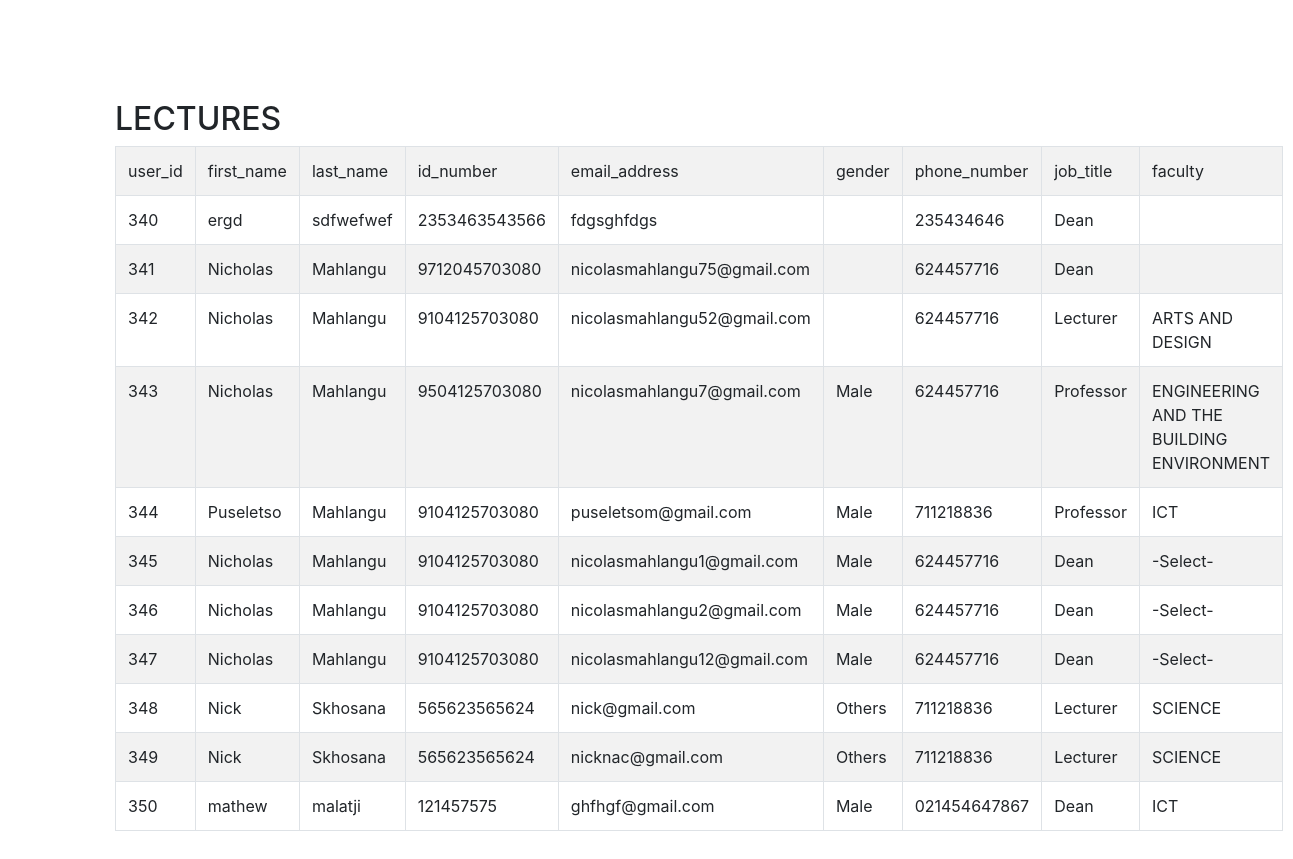
Before: /siya/viewL.php with the older database file.
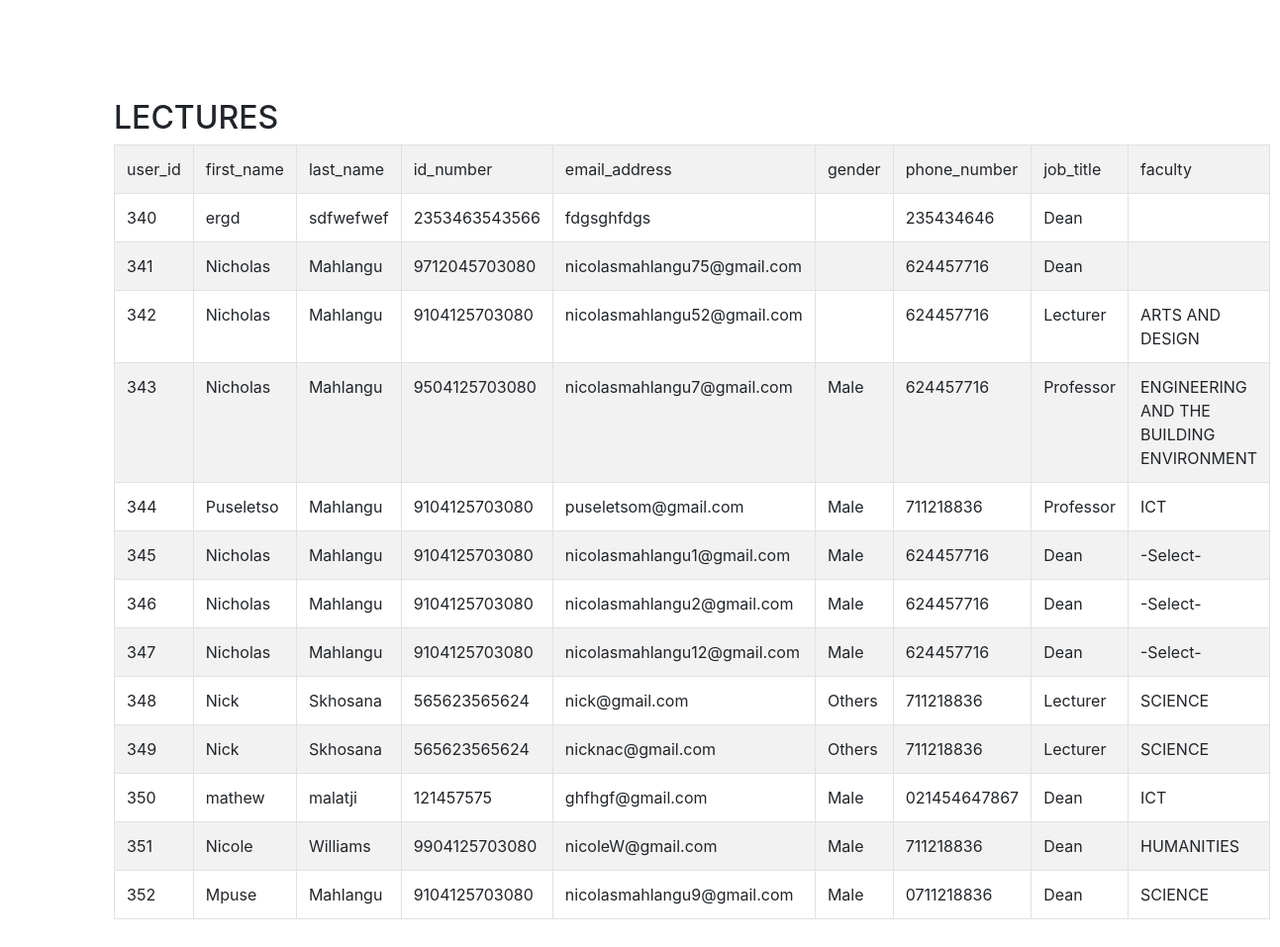
After: the same page with the newer database file.
### tables this page shows
CREATE TABLE `users` (
  `user_id` int(6) NOT NULL,
  `first_name` varchar(255) NOT NULL,
  `last_name` varchar(255) NOT NULL,
  `id_number` varchar(255) NOT NULL,
  `email_address` varchar(255) NOT NULL,
  `gender` varchar(255) NOT NULL,
  `phone_number` varchar(255) NOT NULL,
  `job_title` varchar(255) NOT NULL,
  `faculty` varchar(255) NOT NULL,
  `password` varchar(255) NOT NULL
);

### siya/viewL.php (the view, shortened to what this page needs)
<!DOCTYPE html>
<html lang="en">
<head>
<link rel="stylesheet" href="https://stackpath.bootstrapcdn.com/bootstrap/4.3.1/css/bootstrap.min.css">
</head>
<body>
    <div class="bs-example">
        <div class="container">
            <div class="row">
                <div class="col-md-12">
                    <div class="page-header clearfix">
                        <h2 class="pull-left">LECTURES</h2>
                    </div>
                    <?php
                    include_once 'connection.php';
                    $result = mysqli_query($conn,"SELECT * FROM users");
                    ?>
                    <?php
                    if (mysqli_num_rows($result) > 0) {
                    ?>
                      <table class='table table-bordered table-striped'>
                      <tr>
                        <td>user_id</td>
                        <td>first_name</td>
                        <td>last_name</td>
                        <td>id_number</td>
                        <td>email_address</td>
                        <td>gender</td>
                        <td>phone_number</td>
                        <td>job_title</td>
                        <td>faculty</td>
                      </tr>
                    <?php
                    while($row = mysqli_fetch_array($result)) {
                    ?>
                    <tr>
                        <td><?php echo $row["user_id"]; ?></td>
                        <td><?php echo $row["first_name"]; ?></td>
                        <td><?php echo $row["last_name"]; ?></td>
                        <td><?php echo $row["id_number"]; ?></td>
                        <td><?php echo $row["email_address"]; ?></td>
                        <td><?php echo $row["gender"]; ?></td>
                        <td><?php echo $row["phone_number"]; ?></td>
                        <td><?php echo $row["job_title"]; ?></td>
                        <td><?php echo $row["faculty"]; ?></td>
                    </tr>
                    <?php
                    }
                    ?>
                    </table>
                     <?php
                    }
                    else{
                        echo "No result found";
                    }
                    ?>
                </div>
            </div>
        </div>
    </div>
</body>
</html>

### siya/viewL.php (style rules this page uses)
.bs-example { margin: 100px; }

Changed rows visible on the page:
added users: user_id "351", first_name "Nicole", last_name "Williams", id_number "9904125703080", email_address "nicoleW@gmail.com", gender "Male", phone_number "711218836", job_title "Dean", faculty "HUMANITIES"
added users: user_id "352", first_name "Mpuse", last_name "Mahlangu", id_number "9104125703080", email_address "nicolasmahlangu9@gmail.com", gender "Male", phone_number "0711218836", job_title "Dean", faculty "SCIENCE"
